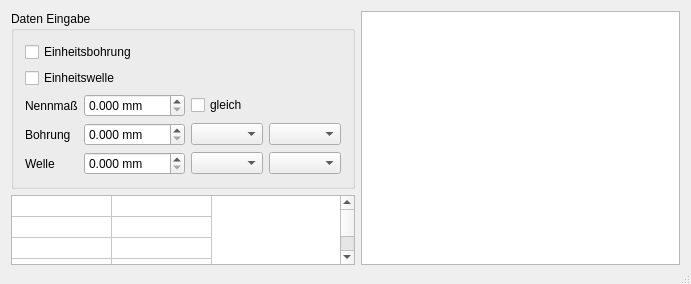
<?xml version="1.0" encoding="UTF-8"?>
<ui version="4.0">
 <class>fitView</class>
 <widget class="QMainWindow" name="fitView">
  <property name="geometry">
   <rect>
    <width>691</width>
    <height>277</height>
   </rect>
  </property>
  <property name="windowTitle">
   <string>fitView</string>
  </property>
  <property name="windowIcon">
   <iconset resource="Daten.qrc">
    <normaloff>:/resources/fitView.svg</normaloff>:/resources/fitView.svg</iconset>
  </property>
  <widget class="QWidget" name="centralWidget">
   <layout class="QVBoxLayout" name="verticalLayout_2">
    <item>
     <layout class="QHBoxLayout" name="horizontalLayout">
      <item>
       <layout class="QVBoxLayout" name="verticalLayout">
        <property name="sizeConstraint">
         <enum>QLayout::SetDefaultConstraint</enum>
        </property>
        <item>
         <widget class="QGroupBox" name="groupBox">
          <property name="sizePolicy">
           <sizepolicy hsizetype="Expanding" vsizetype="Expanding">
            <horstretch>0</horstretch>
            <verstretch>0</verstretch>
           </sizepolicy>
          </property>
          <property name="title">
           <string>Daten Eingabe</string>
          </property>
          <layout class="QGridLayout" name="gridLayout">
           <property name="sizeConstraint">
            <enum>QLayout::SetDefaultConstraint</enum>
           </property>
           <item row="2" column="0">
            <widget class="QLabel" name="label_dsbN">
             <property name="text">
              <string>Nennmaß</string>
             </property>
            </widget>
           </item>
           <item row="2" column="1">
            <widget class="QDoubleSpinBox" name="dsbN">
             <property name="suffix">
              <string> mm</string>
             </property>
             <property name="decimals">
              <number>3</number>
             </property>
             <property name="maximum">
              <double>3150.000000000000000</double>
             </property>
            </widget>
           </item>
           <item row="3" column="0">
            <widget class="QLabel" name="label_dsbNHole">
             <property name="text">
              <string>Bohrung</string>
             </property>
            </widget>
           </item>
           <item row="3" column="1">
            <widget class="QDoubleSpinBox" name="dsbNHole">
             <property name="suffix">
              <string> mm</string>
             </property>
             <property name="decimals">
              <number>3</number>
             </property>
             <property name="maximum">
              <double>3150.000000000000000</double>
             </property>
            </widget>
           </item>
           <item row="3" column="2">
            <widget class="QComboBox" name="cbToleranceZoneHole">
             <property name="editable">
              <bool>false</bool>
             </property>
            </widget>
           </item>
           <item row="3" column="3">
            <widget class="QComboBox" name="cbToleranceGradeHole">
             <property name="editable">
              <bool>false</bool>
             </property>
            </widget>
           </item>
           <item row="4" column="0">
            <widget class="QLabel" name="label_dsbNShaft">
             <property name="text">
              <string>Welle</string>
             </property>
            </widget>
           </item>
           <item row="4" column="1">
            <widget class="QDoubleSpinBox" name="dsbNShaft">
             <property name="suffix">
              <string> mm</string>
             </property>
             <property name="decimals">
              <number>3</number>
             </property>
             <property name="maximum">
              <double>3150.000000000000000</double>
             </property>
            </widget>
           </item>
           <item row="4" column="2">
            <widget class="QComboBox" name="cbToleranceZoneShaft">
             <property name="editable">
              <bool>false</bool>
             </property>
            </widget>
           </item>
           <item row="4" column="3">
            <widget class="QComboBox" name="cbToleranceGradeShaft">
             <property name="editable">
              <bool>false</bool>
             </property>
            </widget>
           </item>
           <item row="2" column="2">
            <widget class="QCheckBox" name="cbN">
             <property name="text">
              <string>gleich</string>
             </property>
            </widget>
           </item>
           <item row="0" column="0" colspan="2">
            <widget class="QCheckBox" name="uiBasicHole">
             <property name="text">
              <string>Einheitsbohrung</string>
             </property>
            </widget>
           </item>
           <item row="1" column="0" colspan="2">
            <widget class="QCheckBox" name="uiBasicShaft">
             <property name="text">
              <string>Einheitswelle</string>
             </property>
            </widget>
           </item>
          </layout>
         </widget>
        </item>
        <item>
         <widget class="QTableWidget" name="tableWidget">
          <property name="enabled">
           <bool>true</bool>
          </property>
          <property name="sizePolicy">
           <sizepolicy hsizetype="Expanding" vsizetype="Expanding">
            <horstretch>0</horstretch>
            <verstretch>1</verstretch>
           </sizepolicy>
          </property>
          <property name="autoFillBackground">
           <bool>true</bool>
          </property>
          <property name="editTriggers">
           <set>QAbstractItemView::NoEditTriggers</set>
          </property>
          <property name="rowCount">
           <number>11</number>
          </property>
          <property name="columnCount">
           <number>2</number>
          </property>
          <attribute name="horizontalHeaderVisible">
           <bool>false</bool>
          </attribute>
          <attribute name="verticalHeaderVisible">
           <bool>false</bool>
          </attribute>
          <attribute name="verticalHeaderDefaultSectionSize">
           <number>21</number>
          </attribute>
          <attribute name="verticalHeaderVisible">
           <bool>false</bool>
          </attribute>
          <attribute name="verticalHeaderDefaultSectionSize">
           <number>21</number>
          </attribute>
          <attribute name="horizontalHeaderVisible">
           <bool>false</bool>
          </attribute>
          <row/>
          <row/>
          <row/>
          <row/>
          <row/>
          <row/>
          <row/>
          <row/>
          <row/>
          <row/>
          <row/>
          <column/>
          <column/>
          <item row="0" column="0">
           <property name="text">
            <string/>
           </property>
           <property name="textAlignment">
            <set>AlignLeft|AlignVCenter</set>
           </property>
          </item>
          <item row="1" column="0">
           <property name="text">
            <string/>
           </property>
           <property name="textAlignment">
            <set>AlignLeft|AlignVCenter</set>
           </property>
          </item>
          <item row="2" column="0">
           <property name="text">
            <string/>
           </property>
           <property name="textAlignment">
            <set>AlignLeft|AlignVCenter</set>
           </property>
          </item>
          <item row="3" column="0">
           <property name="text">
            <string/>
           </property>
           <property name="textAlignment">
            <set>AlignLeft|AlignVCenter</set>
           </property>
          </item>
          <item row="4" column="0">
           <property name="text">
            <string/>
           </property>
           <property name="textAlignment">
            <set>AlignLeft|AlignVCenter</set>
           </property>
          </item>
          <item row="5" column="0">
           <property name="text">
            <string/>
           </property>
           <property name="textAlignment">
            <set>AlignLeft|AlignVCenter</set>
           </property>
          </item>
          <item row="6" column="0">
           <property name="text">
            <string/>
           </property>
           <property name="textAlignment">
            <set>AlignLeft|AlignVCenter</set>
           </property>
          </item>
          <item row="7" column="0">
           <property name="text">
            <string/>
           </property>
           <property name="textAlignment">
            <set>AlignLeft|AlignVCenter</set>
           </property>
          </item>
         </widget>
        </item>
       </layout>
      </item>
      <item>
       <widget class="QGraphicsView" name="graphicsView">
        <property name="sizePolicy">
         <sizepolicy hsizetype="Expanding" vsizetype="Expanding">
          <horstretch>1</horstretch>
          <verstretch>0</verstretch>
         </sizepolicy>
        </property>
        <property name="minimumSize">
         <size>
          <width>300</width>
          <height>0</height>
         </size>
        </property>
       </widget>
      </item>
     </layout>
    </item>
   </layout>
  </widget>
  <widget class="QStatusBar" name="statusBar">
   <property name="maximumSize">
    <size>
     <width>16777215</width>
     <height>8</height>
    </size>
   </property>
   <property name="font">
    <font>
     <pointsize>6</pointsize>
    </font>
   </property>
  </widget>
 </widget>
 <layoutdefault spacing="6" margin="11"/>
 <resources>
  <include location="Daten.qrc"/>
 </resources>
 <connections>
  <connection>
   <sender>dsbN</sender>
   <signal>valueChanged(double)</signal>
   <receiver>dsbNHole</receiver>
   <slot>setValue(double)</slot>
   <hints>
    <hint type="sourcelabel">
     <x>147</x>
     <y>75</y>
    </hint>
    <hint type="destinationlabel">
     <x>153</x>
     <y>109</y>
    </hint>
   </hints>
  </connection>
  <connection>
   <sender>dsbN</sender>
   <signal>valueChanged(double)</signal>
   <receiver>dsbNShaft</receiver>
   <slot>setValue(double)</slot>
   <hints>
    <hint type="sourcelabel">
     <x>143</x>
     <y>73</y>
    </hint>
    <hint type="destinationlabel">
     <x>153</x>
     <y>138</y>
    </hint>
   </hints>
  </connection>
 </connections>
</ui>
